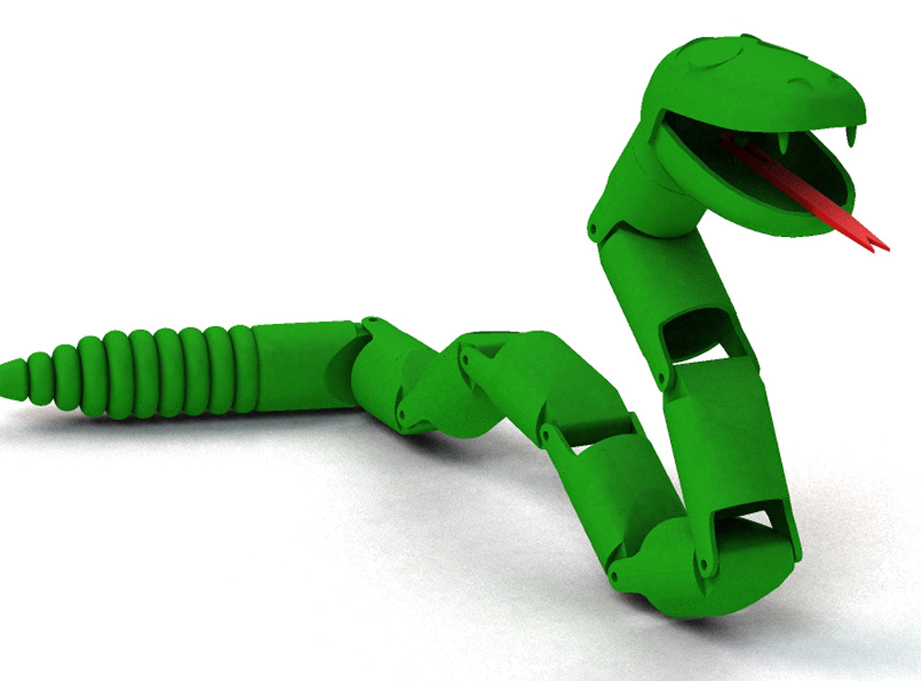
#> input picture PaintVisor/PaintVisor/images/snake_toyStory.jpg, 921 x 681 px
$ python main.py
#> lines starting #> are read from the running program, lines starting #| are printed output that depends on the picture
#> the answer given: images/amoun_us.jpg
#> the answer given: images/snake_toyStory.jpg
### PaintVisor/PaintVisor/rgb.py
from PIL import Image
import numpy as np
import cv2

# Diccionario de colores a letras
color_to_letters = {
    (0, 0, 0): '0',          # Negro
    (0, 0, 255): '1',        # Azul
    (0, 128, 0): '2',        # Verde
    (0, 255, 255): '3',      # Cian
    (255, 0, 0): '4',        # Rojo
    (128, 0, 128): '5',      # Púrpura
    (165, 42, 42): '6',      # Marrón
    (245, 245, 245): '7',    # Blanco opaco
    (128, 128, 128): '8',    # Gris
    (173, 216, 230): '9',    # Azul Claro
    (144, 238, 144): 'A',    # Verde Claro
    (135, 206, 250): 'B',    # Celeste Claro
    (255, 105, 97): 'C',     # Rojo Claro
    (255, 192, 203): 'D',    # Rosado
    (255, 255, 0): 'E',      # Amarillo
    (255, 255, 255): 'F'     # Blanco
}

# Función para calcular la distancia entre dos colores
#  raizCuadrada (R1 - R2)^2 + (G1 - G2)^2 + (B1 - B2)^2
def color_distance(c1, c2):
    return np.sqrt(np.sum((np.array(c1) - np.array(c2)) ** 2))

# Función para encontrar el color más cercano
# color_to_letters.keys() claves rgb del diccionario
# min(xxxxxxxx)  selecciona el color con la distancia euclidiana más mínima
def find_closest_color(color):
    closest_color = min(color_to_letters.keys(), key=lambda c: color_distance(c, color))
    return color_to_letters[closest_color]

def resize_function():

    #global resize_image

    img = cv2.imread(image_path)
#> img is the input picture: shape (681, 921, 3); mean B, G, R 190, 214.5, 191.9

    if img is not None:

        resize_image = cv2.resize(img, (400, 235) )
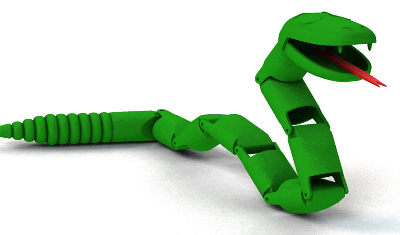
#> resize_image: shape (235, 400, 3); mean B, G, R 190, 214.4, 191.8
        print("La imagen ha sido redimensionada correctamente.")

        # convertir la imagen de OpenCV a formato Pillow para que la lea como objeto RGB no BGR
        image_rgb = cv2.cvtColor(resize_image, cv2.COLOR_BGR2RGB)
        image_pillow = Image.fromarray(image_rgb)

        #cv2.imshow('imageResized', resize_image)
        #cv2.waitKey(0)
        #cv2.destroyAllWindows()

        process_image(image_pillow)

    else:
        print("Error: No se pudo cargar la imagen.")

# Función principal
def process_image(image_pillow):

    image = image_pillow
    width, height = image.size
#> width = 400; height = 235

    if image is not None:

        with open(f"C:/CURSOS_II_CICLO_2024/Arquitectura_Computadores/Proyecto_II/ASM-Paint/{image_name}.txt", "a") as txt:

            for y in range(height):
                line = []
                for x in range(width):

                    line.append( find_closest_color( image.getpixel((x, y))) )

                line.append("@\n")
                txt.write(''.join(line) )

            txt.write("%")
    else:
        print("/process_image: Problema al abrir la imagen")

image_name = None
image_path = None

### PaintVisor/PaintVisor/main.py
import rgb as visor
import os

print("Digite el nombre de la imagen")

visor.image_name = input()

print("Digite la ruta 'path' de la imagen")

path_pc = input()

format_path = path_pc.replace('"', '')

visor.image_path = os.path.normpath(format_path)

#> (the run stopped early here; a loop or call above may not have finished)
